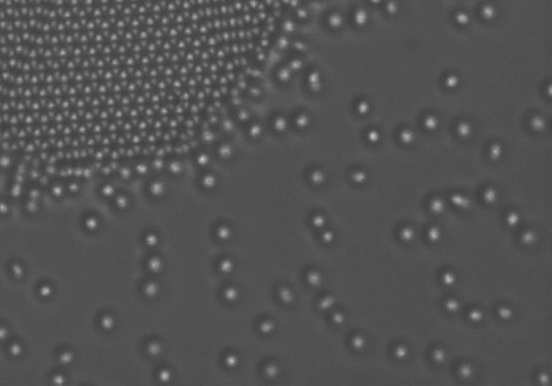
#> input picture data/phase_states/hexa_gaseous.png, 552 x 386 px
$ python example_features_for_tsne.py
#> lines starting #> are read from the running program, lines starting #| are printed output that depends on the picture
### mlpy/mlpy/detection.py
"""
-------------------------------------------------------------------------
Module detection
-------------------------------------------------------------------------
Module for particle/spot detection in an image/video

.. module:: detection
    :platform:
    :synopsis: Module for particle/spot detection in an image/video

.. moduleauthor:: Michael Barbier <michael@unam.bilkent.edu.tr>
"""

# -------------------------------------------------------------------------
# Import libraries
# -------------------------------------------------------------------------
import sys
import os
import numpy as np
import cv2 as cv
from skimage import io, filters, feature, img_as_float, measure, color, exposure
import sys
import ffmpeg
import json

n_comment_dash = 80
# -------------------------------------------------------------------------


# -------------------------------------------------------------------------
# Functions
# -------------------------------------------------------------------------


# [123 lines left out: functions detection_cht, detection_laplace, detection, not called in this run]

### mlpy/example_features_for_tsne.py
"""
-------------------------------------------------------------------------
Example script for the particle detection, feature extraction and t-SNE
-------------------------------------------------------------------------

.. moduleauthor:: Michael Barbier <michael@unam.bilkent.edu.tr>
"""

# -------------------------------------------------------------------------
# Import libraries
# -------------------------------------------------------------------------
import cv2 as cv
import os
import numpy as np
import matplotlib.pyplot as plt
from matplotlib.ticker import NullFormatter
from sklearn import manifold, datasets
from time import time
import argparse

# Personal modules
from mlpy import detection, mio, plots, patterns as pr

# Reload personal modules (see: https://docs.python.org/3.8/tutorial/modules.html)
import importlib
importlib.reload(mio)
importlib.reload(plots)
importlib.reload(detection)
importlib.reload(pr)

# Print the OpenCV version for debugging
print(cv.__version__)

# Constant number of dashes
n_comment_dash = 80
# -------------------------------------------------------------------------


# -------------------------------------------------------------------------
# Script
# -------------------------------------------------------------------------

# Load image with crystal (hexagonal) and gaseous state
im = cv.imread('../data/phase_states/hexa_gaseous.png', 0)
#> im is the input picture: shape (386, 552); min 63, max 193, mean 83.5
#im = cv.imread('../data/phase_states/quasi_gaseous.png', 0)

# Detection of the particles in the image
saturation_perc = 0.1
radius = 2
is_dark = 0
circle_list, im_gray, im_norm, im_blur = detection.detection(im, "Laplace", saturation_perc, radius, is_dark)
#> in detection, `perc_low, perc_high = np.percentile(im, (saturation_perc, 100-saturati..`: perc_low = 67; perc_high = 162
#> in detection, `im_norm = exposure.rescale_intensity(im, in_range=(perc_low, perc_high))`:
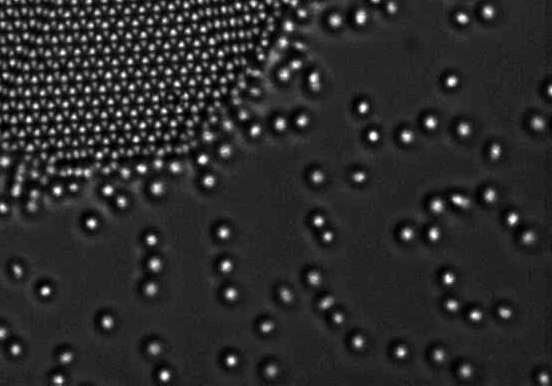
#> im_norm: shape (386, 552); min 0, max 255, mean 43.7
#> in detection_laplace, `im_blur = filters.gaussian(im, sigma=radius)`:
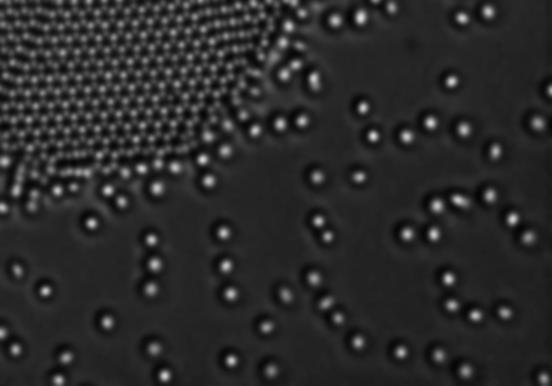
#> im_blur: shape (386, 552) float64; min 0.0199, max 0.861, mean 0.172
#> in detection_laplace, `centers = feature.peak_local_max(im, min_distance=radius, threshold_re..`: centers = 497 pairs, first value 2 to 380, second value 2 to 543
#> in detection, `circle_list, im_blur = detection_laplace(im_norm, radius, threshold_rel)`: circle_list = 497 items, first 6: [181, 44, 2], [136, 139, 2], [28, 119, 2], [142, 125, 2], [108, 75, 2], [177, 84, 2]
im_circles = np.copy(im_gray)
radius_show = 4
plots.draw_circles(circle_list, im_circles, radius=radius_show)
#> (this line was passed over: mlpy is not available in this run)
# Plot the detected particles
plt.subplot(121), plt.imshow(im, cmap='gray')
plt.title('Original image'), plt.xticks([]), plt.yticks([])
plt.subplot(122), plt.imshow(im_circles)
plt.title('Detection'), plt.xticks([]), plt.yticks([])
plt.show()
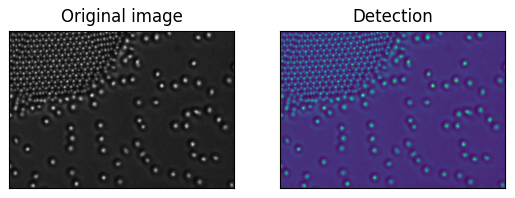
#> figure drawn by matplotlib, 2 panels

# Calculation of features
#> (the run stopped early here; a loop or call above may not have finished)

$ run again, with data/phase_states/quasi_gaseous.png copied over data/phase_states/hexa_gaseous.png
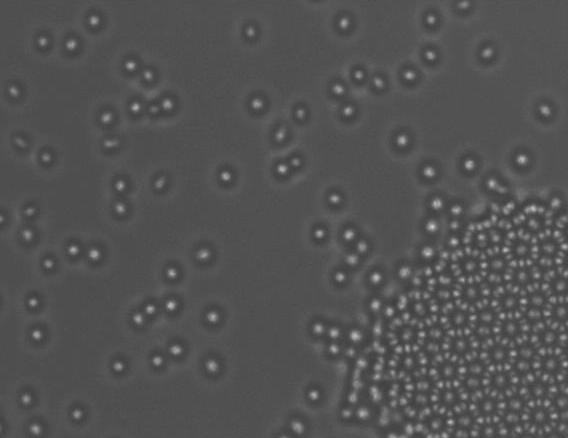
#> input picture data/phase_states/quasi_gaseous.png, 568 x 438 px
#> im is the input picture: shape (438, 568); min 61, max 206, mean 83.2
#> perc_low = 67; perc_high = 162
#> in detection_laplace, `im_blur = filters.gaussian(im, sigma=radius)`:
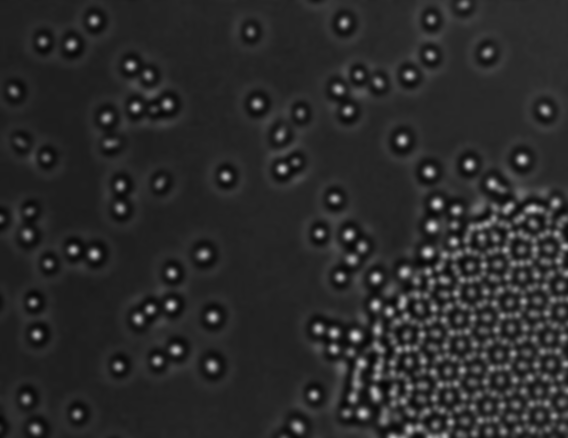
#> im_blur: shape (438, 568) float64; min 0.0172, max 0.861, mean 0.168
#> centers = 495 pairs, first value 4 to 435, second value 13 to 565
#> in detection, `circle_list, im_blur = detection_laplace(im_norm, radius, threshold_rel)`: circle_list = 495 items, first 6: [450, 422, 2], [523, 301, 2], [454, 241, 2], [483, 265, 2], [513, 353, 2], [456, 293, 2]
#> `plt.show()`:
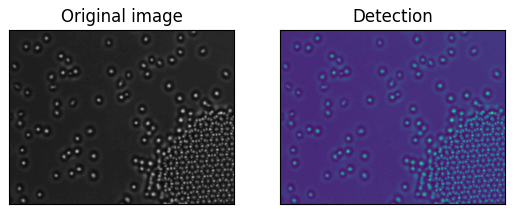
#> figure drawn by matplotlib, 2 panels
